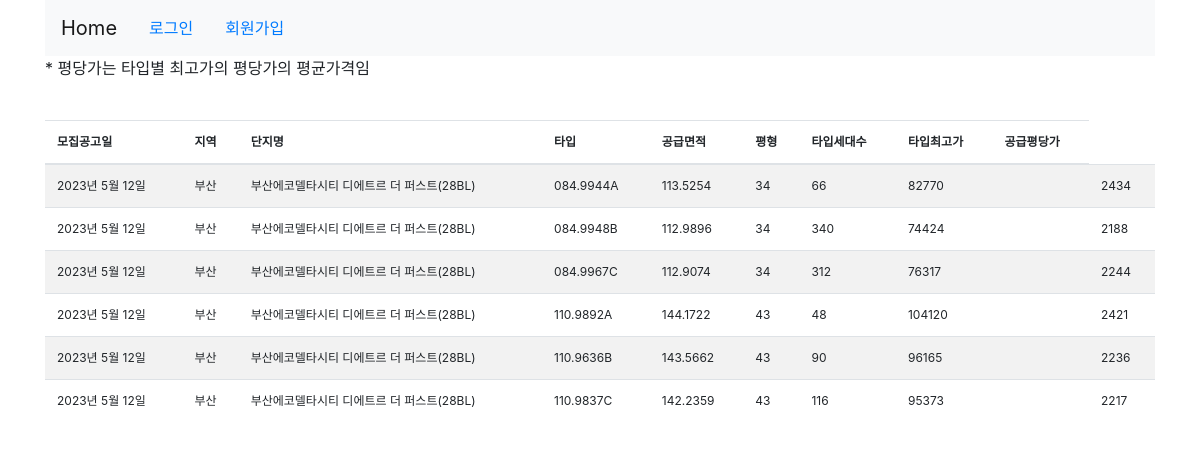
Page /ahome/1/ on the committed database.
### ahome/models.py (models this page shows, shortened)
class Adetail(models.Model):
    관리번호 = models.BigIntegerField(blank=True, null=True)
    모집공고일 = models.DateField(blank=True, null=True)
    지역 = models.TextField(blank=True, null=True)
    단지명 = models.TextField(blank=True, null=True)
    세대수 = models.BigIntegerField(blank=True, null=True)
    타입 = models.TextField(blank=True, null=True)
    공급면적 = models.TextField(blank=True, null=True)
    평형 = models.BigIntegerField(blank=True, null=True)
    타입세대수 = models.BigIntegerField(blank=True, null=True)
    타입최고가 = models.TextField(blank=True, null=True)
    공급평당가 = models.TextField(blank=True, null=True)
    모집공고월 = models.DateField(blank=True, null=True)
    abase = models.ForeignKey(Abase, on_delete=models.CASCADE)

### ahome/views.py (the view)
# urls.py: path('<int:abase_id>/', views.apply_detail , name='apply_detail'),
def apply_detail(request, abase_id):
    abase = Abase.objects.get(id=abase_id)
    details = abase.adetail_set.all()
    context = {
        'abase': abase,
        'details': details
    }
    return render(request, 'ahome/apply_detail.html', context)

### templates/ahome/apply_detail.html
{% extends 'base.html' %}
{% block content %}
<div class="container">
    <table class="table table-striped" style="font-size:12px">
        <p style="font-size:9;">* 평당가는 타입별 최고가의 평당가의 평균가격임</p>
        <thead>
        <tr>
            <th>모집공고일</th>
            <th>지역</th>
            <th>단지명</th>
            <th>타입</th>
            <th>공급면적</th>
            <th>평형</th>
            <th>타입세대수</th>
            <th>타입최고가</th>
            <th>공급평당가</th>
        </tr></br>
         </thead>
        <tbody>
        {% for value in details %}
        <tr>
            <td> {{ value.모집공고일 }}</td>
            <td> {{ value.지역 }}</td>
            <td> {{ value.단지명 }}</td>
            <td> {{ value.타입 }}</td>
            <td> {{ value.공급면적 }}</td>
            <td> {{ value.평형 }}</td>
            <td> {{ value.타입세대수 }}</td>
            <td> {{ value.타입최고가 }}</td>
            <td> {{ value.계약종료일 }}</td>
            <td> {{ value.공급평당가 }}</td>
        </tr>
        {% endfor %}
        </tbody>
    </table>
</div>
{% endblock %}

### rows in the picture
Adetail: 모집공고일 "2023년 5월 12일", 지역 "부산", 단지명 "부산에코델타시티 디에트르 더 퍼스트(28BL)", 타입 "084.9944A", 공급면적 "113.5254", 평형 "34", 타입세대수 "66", 타입최고가 "82770", 공급평당가 "2434"
Adetail: 모집공고일 "2023년 5월 12일", 지역 "부산", 단지명 "부산에코델타시티 디에트르 더 퍼스트(28BL)", 타입 "084.9948B", 공급면적 "112.9896", 평형 "34", 타입세대수 "340", 타입최고가 "74424", 공급평당가 "2188"
Adetail: 모집공고일 "2023년 5월 12일", 지역 "부산", 단지명 "부산에코델타시티 디에트르 더 퍼스트(28BL)", 타입 "084.9967C", 공급면적 "112.9074", 평형 "34", 타입세대수 "312", 타입최고가 "76317", 공급평당가 "2244"
Adetail: 모집공고일 "2023년 5월 12일", 지역 "부산", 단지명 "부산에코델타시티 디에트르 더 퍼스트(28BL)", 타입 "110.9892A", 공급면적 "144.1722", 평형 "43", 타입세대수 "48", 타입최고가 "104120", 공급평당가 "2421"
Adetail: 모집공고일 "2023년 5월 12일", 지역 "부산", 단지명 "부산에코델타시티 디에트르 더 퍼스트(28BL)", 타입 "110.9636B", 공급면적 "143.5662", 평형 "43", 타입세대수 "90", 타입최고가 "96165", 공급평당가 "2236"
Adetail: 모집공고일 "2023년 5월 12일", 지역 "부산", 단지명 "부산에코델타시티 디에트르 더 퍼스트(28BL)", 타입 "110.9837C", 공급면적 "142.2359", 평형 "43", 타입세대수 "116", 타입최고가 "95373", 공급평당가 "2217"
